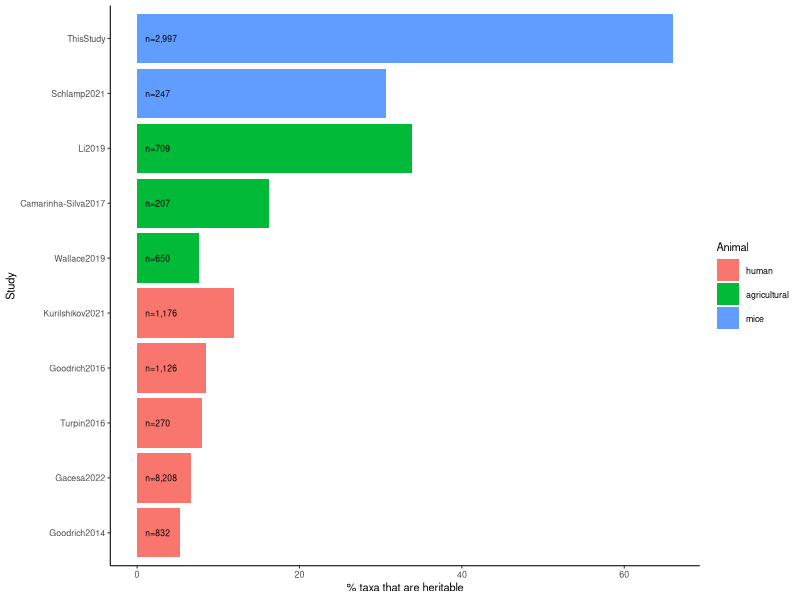
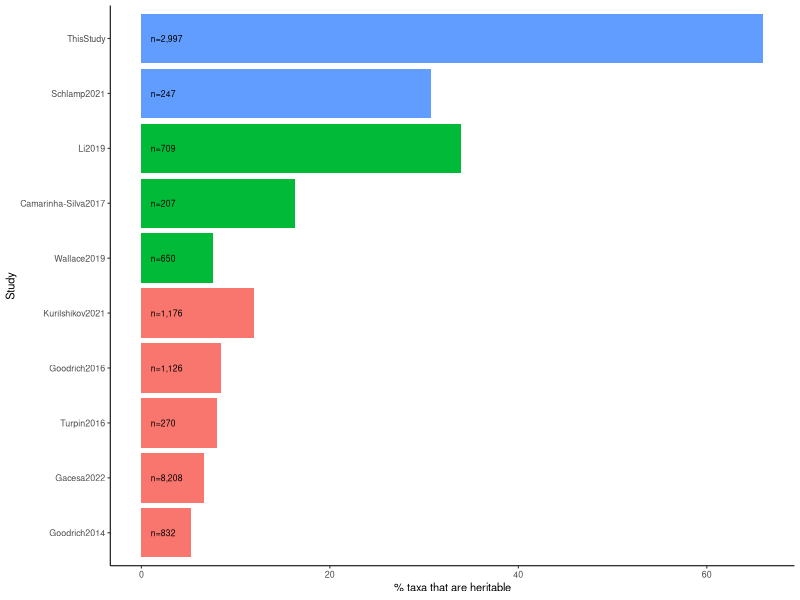

Write R code to recreate these figures, in order.
## ---- chunk 1
library(tidyverse)
## ---- chunk 2
(df <- read.table("../results/perc_heritable_taxa_by_study.txt", sep="\t", header=T))
## ---- chunk 3
df <- df %>% 
  mutate(category = factor(category, levels=c("human", "agricultural", "mice")),
         study = factor(study, levels=study))
## ---- chunk 4
mean.df <- df %>% 
  group_by(category) %>% 
  summarise(perc_taxa_significant = mean(perc_taxa_significant))
## ---- chunk 5
(perc.heritable.by.study.p <- df %>% 
   ggplot(aes(x=perc_taxa_significant, y=fct_rev(study), 
              fill=category, label=paste0("n=",n))) +
   geom_col() +
   geom_text(aes(x=1), hjust=0, size=6*0.36) +
   labs(x="% taxa that are heritable", y="Study", 
        fill="Animal") +
   theme_classic(base_size=8))
## ---- chunk 6
pdf("../plots/percent_heritable_taxa_by_study.pdf", height=2, width=2)
perc.heritable.by.study.p + theme(legend.position="none")
dev.off()
